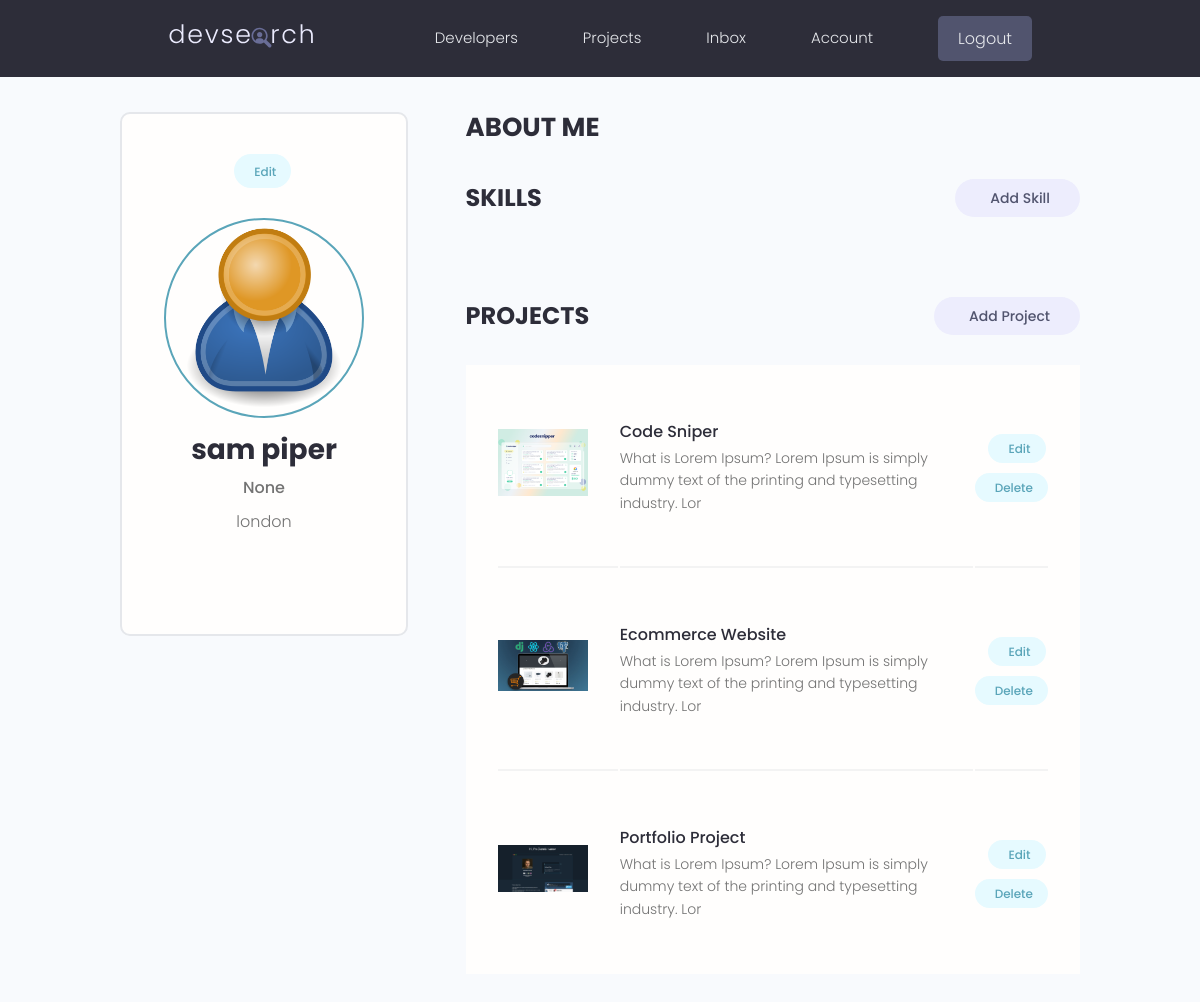
/account/ (signed in), run on the app's committed database.
### users/models.py (models this page shows, shortened)
class Profile(models.Model):
    user = models.OneToOneField(User, on_delete=models.CASCADE)
    name = models.CharField(max_length=100, blank=True, null=True)
    email = models.EmailField(max_length=100, blank=True, null=True)
    username = models.CharField(max_length=100, blank=True, null=True)
    short_bio = models.CharField(max_length=100, blank=True, null=True)
    bio = models.TextField(blank=True, null=True)
    profile_image = models.ImageField(upload_to='profile/', default='profile/user-default.png', blank=True, null=True)
    location = models.CharField(max_length=100, blank=True, null=True)
    social_github = models.URLField(max_length=100, blank=True, null=True)
    social_linkedin = models.URLField(max_length=100, blank=True, null=True)
    social_twitter = models.URLField(max_length=100, blank=True, null=True)
    social_website = models.URLField(max_length=100, blank=True, null=True)
    created = models.DateTimeField(auto_now_add=True)
    id = models.UUIDField(primary_key=True, default=uuid.uuid4, editable=False)

### yourturnapp/models.py (models this page shows, shortened)
class Project(models.Model):
    project_owner = models.ForeignKey(Profile, null=True, blank=True, on_delete=models.SET_NULL)
    title = models.CharField(max_length=100)
    description = models.TextField(null=True, blank=True)
    project_image = models.ImageField(null=True, blank=True, default='default.jpg')
    demo_link = models.CharField(max_length=2000, null=True, blank=True)
    source_link = models.CharField(max_length=2000, null=True, blank=True)
    tags = models.ManyToManyField('Tag', blank=True)
    vote_total = models.IntegerField(default=0, null=True, blank=True)
    vote_ratio = models.IntegerField(default=0, null=True, blank=True)
    created = models.DateTimeField(auto_now_add=True)
    id = models.UUIDField(default=uuid.uuid4, editable=False, primary_key=True, unique=True)
    class Meta:
        ordering = ['-vote_ratio', '-vote_total']

### users/views.py (the view)
# urls.py: path('account/', views.user_account, name='account'),
@login_required(login_url='login')
def user_account(request):
    profile = request.user.profile
    projects = profile.project_set.all()
    skills = profile.skill_set.all()
    context = {'profile': profile, 'skills': skills, 'projects': projects}
    return render(request, 'users/account.html', context)

### users/templates/users/account.html (shortened to what this page needs)
{% extends 'main.html' %}
{% block content %}
    <body>
    <main class="settingsPage profile my-md">
        <div class="container">
            <div class="layout">
                <div class="column column--1of3">
                    <div class="card text-center">
                        <div class="card__body dev">
                            <a class="tag tag--pill tag--main settings__btn" href="{% url 'edit-account' %}">
                                Edit</a>
                            <img alt="" class="avatar avatar--xl dev__avatar" src="{{ profile.profile_image.url }}"/>
                            <h2 class="dev__name">{{ profile.name }}</h2>
                            <p class="dev__title">{{ profile.short_bio }}</p>
                            <p class="dev__location">{{ profile.location }}</p>
                        </div>
                    </div>
                </div>
                <div class="column column--2of3">
                    <div class="devInfo">
                        <h3 class="devInfo__title">About Me</h3>
                    </div>
                    <div class="settings">
                        <h3 class="settings__title">Skills</h3>
                        <a class="tag tag--pill tag--sub settings__btn tag--lg" href="{% url 'create-skill' %}"> Add
                            Skill</a>
                    </div>
                    <div class="settings">
                        <h3 class="settings__title">Projects</h3>
                        <a class="tag tag--pill tag--sub settings__btn tag--lg" href="{% url 'create_project' %}"> Add
                            Project</a>
                    </div>
                    <table class="settings__table">
                        {% for project in projects %}
                            <tr>
                                <td class="settings__thumbnail">
                                    <a href="{% url 'project' project.id %}"><img src="{{ project.project_image.url }}"
                                                                                  alt="Project Thumbnail"/></a>
                                </td>
                                <td class="settings__tableInfo">
                                    <a href="{% url 'project' project.id %}">{{ project.title }}</a>
                                    <p>{{ project.description|slice:'100' }}</p>
                                </td>
                                <td class="settings__tableActions">
                                    <a class="tag tag--pill tag--main settings__btn"
                                       href="{% url 'update_project' project.id %}">
                                        Edit</a>
                                    <a class="tag tag--pill tag--main settings__btn"
                                       href="{% url 'delete_project' project.id %}?next=/account">
                                        Delete</a>
                                </td>
                            </tr>
                        {% endfor %}
                    </table>
                </div>
            </div>
        </div>
    </main>
    </body>
{% endblock %}

### static/styles/app.css (style rules this page uses)
:root { --color-sub: #2d2d39; }
.card { border: 2px solid var(--color-light); }
img { width: 100%; }
.profile .card > .dev { padding: 4rem; }
.dev__avatar { display: block; margin: auto; }
.dev__name { color: var(--color-sub); font-size: 2.8rem; font-weight: 700; margin-top: 1rem; margin-bottom: 0.5rem; }
.dev__title { font-size: 1.6rem; font-weight: 500; line-height: 1.3; }
.dev__location { margin-top: 1rem; }
.devInfo { margin-bottom: 3rem; }
.devInfo__title, .devInfo__subtitle { font-size: 2.6rem; color: var(--color-sub); text-transform: uppercase; font-weight: 700; margin-bottom: 1.5rem; }
.settingsPage .dev > .settings__btn { display: inline-block; margin-bottom: 3rem; }
.settings { display: flex; justify-content: space-between; align-items: center; }
.settings__title { font-size: 2.4rem; text-transform: uppercase; font-weight: 700; color: var(--color-sub); }
.settings__table { margin-top: 3rem; margin-bottom: 5rem; padding: 0 3rem; background: var(--color-white); }
.settings__table tr { width: 100%; }
.settings__table tr > td { padding: 2rem 0; }
.settings__table tr:not(:last-child) td { border-bottom: 2px solid var(--color-white-light); }
.settings__thumbnail { width: 23%; min-width: 10rem; }
.settings__thumbnail img { padding-right: 3rem; height: 15rem; object-fit: contain; }
.settings__tableInfo { width: 100%; }
.settings__tableInfo h4, .settings__tableInfo a { padding-right: 1rem; width: auto; font-size: 1.6rem; font-weight: 500; color: var(--color-sub); }
.settings__tableInfo p { font-size: 1.4rem; }
.settings__tableActions { text-align: right; }

### static/uikit/styles/modules/_variables.css (style rules this page uses)
:root { --color-main: #5aa5b9; --color-main-light: #e6faff; --color-sub: #3f4156; --color-sub-light: #51546e; --color-sub-lighter: #ededfd; --color-text: #737373; --color-gray: #8b8b8b; --color-light: #e5e7eb; --color-light-gray: #767676; --color-bg: #f8fafd; --color-white: #fffefd; --color-white-light: #f3f3f3; --color-success: #359e64; --color-success-bg: #def8e8; --color-error: #fc4b0b; --color-error-bg: #fff2ee; --font-base: 'Poppins', arial, helvetica, 'Segoe UI', roboto, ubuntu, sans-serif; --font-monospace: 'Fira Code', 'Courier New', courier, monospace; --font-regular: 300; --font-medium: 500; --font-bold: 700; --generic-shadow: 1px 1px 5px #00000010; --generic-transition: all 0.3s ease-in-out; }

### static/uikit/styles/modules/_base.css (style rules this page uses)
* { margin: 0; padding: 0; box-sizing: border-box; text-rendering: optimizeLegibility; color: inherit; font-size: inherit; }
html { font-size: 50%; }
@media only screen and (min-width: 480px) { html { font-size: 56.25%; } }
@media only screen and (min-width: 1200px) { html { font-size: 62.5%; } }
body { line-height: 1.6; font-weight: 400; font-size: 1.5rem; color: var(--color-text); background-color: var(--color-bg); min-height: 100vh; }

### static/uikit/styles/modules/_typography.css (style rules this page uses)
* { font-family: var(--font-base); }
h2 { font-size: 3.6rem; font-weight: var(--font-bold); }
h3 { font-size: 3.2rem; font-weight: var(--font-medium); }
p, span, strong { font-size: 1.6rem; color: var(--color-text); font-weight: var(--font-regular); }
a { padding-bottom: 2px; text-decoration: none; display: inline-block; color: var(--color-main); font-weight: var(--font-medium); }

### static/uikit/styles/modules/_utilities.css (style rules this page uses)
.container { width: 92%; max-width: 165rem; margin: 0 auto; box-sizing: border-box; }
@media screen and (min-width: 1000px) { .container { width: 90%; } }
@media screen and (min-width: 1200px) { .container { width: 80%; } }
.text-center { text-align: center; }
.my-md { margin: 3rem auto; }

### static/uikit/styles/modules/_avatar.css (style rules this page uses)
.avatar { border-radius: 50%; border: 2px solid var(--color-main); object-fit: cover; }
.avatar--xl { height: 20rem; width: 20rem; }

### static/uikit/styles/modules/_card.css (style rules this page uses)
.card { border-radius: 1rem; background-color: var(--color-white); border: 1.5px solid var(--color-light); width: auto; height: auto; margin-top: 0.5rem; margin-bottom: 0.5rem; overflow: hidden; }
.card__body, .card__header { padding: 2rem 2.5rem; }

### static/uikit/styles/modules/_layout.css (style rules this page uses)
.layout { display: flex; flex-flow: row wrap; justify-content: space-between; }
.layout > .column { margin-bottom: 3rem; }
.layout > .column.column--1of3 { flex-basis: 30%; }
.layout > .column.column--2of3 { flex-basis: 64%; }

### data on the page
Profile: profile_image (placeholder picture), name "sam piper", short_bio "None", location "london"
Project: project_image (picture), title "Code Sniper", description "What is Lorem Ipsum? Lorem Ipsum is simply dummy text of the printing and typesetting industry. Lor"
Project: project_image (picture), title "Ecommerce Website", description "What is Lorem Ipsum? Lorem Ipsum is simply dummy text of the printing and typesetting industry. Lor"
Project: project_image (picture), title "Portfolio Project", description "What is Lorem Ipsum? Lorem Ipsum is simply dummy text of the printing and typesetting industry. Lor"
